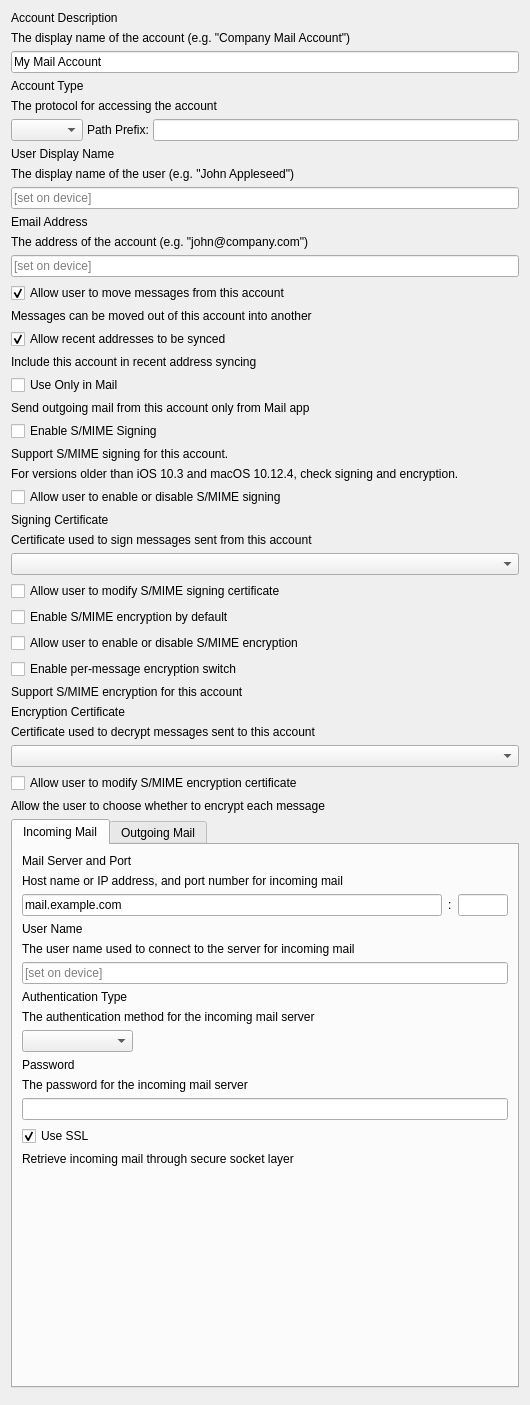
<?xml version="1.0" encoding="UTF-8"?>
<ui version="4.0">
 <class>EmailForm</class>
 <widget class="QWidget" name="EmailForm">
  <property name="geometry">
   <rect>
    <x>0</x>
    <y>0</y>
    <width>530</width>
    <height>1405</height>
   </rect>
  </property>
  <layout class="QGridLayout" name="gridLayout_2">
   <item row="17" column="0">
    <widget class="QLabel" name="lTipUseOnlyInMail">
     <property name="text">
      <string>Send outgoing mail from this account only from Mail app</string>
     </property>
    </widget>
   </item>
   <item row="29" column="0">
    <widget class="QLabel" name="lTipEnableSMimeEncryption">
     <property name="text">
      <string>Support S/MIME encryption for this account</string>
     </property>
    </widget>
   </item>
   <item row="22" column="0">
    <widget class="QLabel" name="lTipSigning">
     <property name="text">
      <string>For versions older than iOS 10.3 and macOS 10.12.4, check signing and encryption.</string>
     </property>
    </widget>
   </item>
   <item row="6" column="0">
    <widget class="QLabel" name="lUserDisplayName">
     <property name="text">
      <string>User Display Name</string>
     </property>
    </widget>
   </item>
   <item row="26" column="0">
    <widget class="QCheckBox" name="checkSMIMEEncryptByDefaultUserOverrideable">
     <property name="text">
      <string>Allow user to enable or disable S/MIME encryption</string>
     </property>
    </widget>
   </item>
   <item row="30" column="0">
    <widget class="QWidget" name="encryptionCertificateOptions" native="true">
     <layout class="QGridLayout" name="gridLayout_6">
      <property name="leftMargin">
       <number>0</number>
      </property>
      <property name="topMargin">
       <number>0</number>
      </property>
      <property name="rightMargin">
       <number>0</number>
      </property>
      <property name="bottomMargin">
       <number>0</number>
      </property>
      <item row="1" column="0">
       <widget class="QLabel" name="lTipEncryptionCertificate">
        <property name="text">
         <string>Certificate used to decrypt messages sent to this account</string>
        </property>
       </widget>
      </item>
      <item row="5" column="0">
       <widget class="QLabel" name="lTip_checkEnablePerMessageSwitch">
        <property name="text">
         <string>Allow the user to choose whether to encrypt each message</string>
        </property>
       </widget>
      </item>
      <item row="0" column="0">
       <widget class="QLabel" name="EncryptionCertificateTitle">
        <property name="text">
         <string>Encryption Certificate</string>
        </property>
       </widget>
      </item>
      <item row="2" column="0">
       <widget class="QComboBox" name="comboEncryptionCertificate"/>
      </item>
      <item row="3" column="0">
       <widget class="QCheckBox" name="checkSMIMEEncryptionCertificateUUIDUserOverrideable">
        <property name="text">
         <string>Allow user to modify S/MIME encryption certificate</string>
        </property>
       </widget>
      </item>
     </layout>
    </widget>
   </item>
   <item row="24" column="0">
    <widget class="QWidget" name="signCertificateOptions" native="true">
     <layout class="QVBoxLayout" name="verticalLayout">
      <property name="leftMargin">
       <number>0</number>
      </property>
      <property name="topMargin">
       <number>0</number>
      </property>
      <property name="rightMargin">
       <number>0</number>
      </property>
      <property name="bottomMargin">
       <number>0</number>
      </property>
      <item>
       <widget class="QLabel" name="SigningCertificateTitle">
        <property name="text">
         <string>Signing Certificate</string>
        </property>
       </widget>
      </item>
      <item>
       <widget class="QLabel" name="lTipSigningCertificate">
        <property name="text">
         <string>Certificate used to sign messages sent from this account</string>
        </property>
       </widget>
      </item>
      <item>
       <widget class="QComboBox" name="comboSigningCertificate"/>
      </item>
      <item>
       <widget class="QCheckBox" name="checkSMIMESigningCertificateUUIDUserOverrideable">
        <property name="text">
         <string>Allow user to modify S/MIME signing certificate</string>
        </property>
       </widget>
      </item>
     </layout>
    </widget>
   </item>
   <item row="16" column="0">
    <widget class="QCheckBox" name="checkUseOnlyInMail">
     <property name="text">
      <string>Use Only in Mail</string>
     </property>
    </widget>
   </item>
   <item row="10" column="0">
    <widget class="QLabel" name="lTipEmailAddress">
     <property name="text">
      <string>The address of the account (e.g. &quot;john@company.com&quot;)</string>
     </property>
    </widget>
   </item>
   <item row="20" column="0">
    <widget class="QCheckBox" name="checkSMIMESigningEnabled">
     <property name="text">
      <string>Enable S/MIME Signing</string>
     </property>
    </widget>
   </item>
   <item row="12" column="0">
    <widget class="QCheckBox" name="checkAllowUserMoveMessages">
     <property name="text">
      <string>Allow user to move messages from this account</string>
     </property>
     <property name="checked">
      <bool>true</bool>
     </property>
    </widget>
   </item>
   <item row="9" column="0">
    <widget class="QLabel" name="lEmailAddress">
     <property name="text">
      <string>Email Address</string>
     </property>
    </widget>
   </item>
   <item row="25" column="0">
    <widget class="QCheckBox" name="checkSMIMEEncryptByDefault">
     <property name="text">
      <string>Enable S/MIME encryption by default</string>
     </property>
    </widget>
   </item>
   <item row="13" column="0">
    <widget class="QLabel" name="lTipDoNotAllowUserMoveMessages">
     <property name="text">
      <string>Messages can be moved out of this account into another</string>
     </property>
    </widget>
   </item>
   <item row="21" column="0">
    <widget class="QLabel" name="lTipEnableSMimeSigning">
     <property name="text">
      <string>Support S/MIME signing for this account.</string>
     </property>
    </widget>
   </item>
   <item row="7" column="0">
    <widget class="QLabel" name="lTipUserDisplayName">
     <property name="text">
      <string>The display name of the user (e.g. &quot;John Appleseed&quot;)</string>
     </property>
    </widget>
   </item>
   <item row="3" column="0">
    <widget class="QLabel" name="lAccountType">
     <property name="text">
      <string>Account Type</string>
     </property>
    </widget>
   </item>
   <item row="11" column="0">
    <widget class="QLineEdit" name="editEmailAddress">
     <property name="placeholderText">
      <string>[set on device]</string>
     </property>
    </widget>
   </item>
   <item row="15" column="0">
    <widget class="QLabel" name="lTipAllowRecentAddressesSynced">
     <property name="text">
      <string>Include this account in recent address syncing</string>
     </property>
    </widget>
   </item>
   <item row="2" column="0">
    <widget class="QLineEdit" name="editAccountDescription">
     <property name="text">
      <string>My Mail Account</string>
     </property>
    </widget>
   </item>
   <item row="14" column="0">
    <widget class="QCheckBox" name="checkAllowRecentAddressesSynced">
     <property name="text">
      <string>Allow recent addresses to be synced</string>
     </property>
     <property name="checked">
      <bool>true</bool>
     </property>
    </widget>
   </item>
   <item row="1" column="0">
    <widget class="QLabel" name="lTipAccountDescription">
     <property name="text">
      <string>The display name of the account (e.g. &quot;Company Mail Account&quot;)</string>
     </property>
    </widget>
   </item>
   <item row="0" column="0">
    <widget class="QLabel" name="lAccountDescription">
     <property name="text">
      <string>Account Description</string>
     </property>
    </widget>
   </item>
   <item row="8" column="0">
    <widget class="QLineEdit" name="editUserDisplayName">
     <property name="placeholderText">
      <string>[set on device]</string>
     </property>
    </widget>
   </item>
   <item row="4" column="0">
    <widget class="QLabel" name="lTipAccountType">
     <property name="text">
      <string>The protocol for accessing the account</string>
     </property>
    </widget>
   </item>
   <item row="5" column="0">
    <layout class="QHBoxLayout" name="horizontalLayout_3">
     <property name="spacing">
      <number>0</number>
     </property>
     <item>
      <widget class="QComboBox" name="comboAccountType">
       <property name="sizePolicy">
        <sizepolicy hsizetype="Fixed" vsizetype="Fixed">
         <horstretch>0</horstretch>
         <verstretch>0</verstretch>
        </sizepolicy>
       </property>
      </widget>
     </item>
     <item>
      <widget class="QWidget" name="spacerWidetAccountType" native="true">
       <property name="sizePolicy">
        <sizepolicy hsizetype="Expanding" vsizetype="Preferred">
         <horstretch>1</horstretch>
         <verstretch>0</verstretch>
        </sizepolicy>
       </property>
      </widget>
     </item>
     <item>
      <widget class="QLabel" name="lTipPathPrefix">
       <property name="sizePolicy">
        <sizepolicy hsizetype="Fixed" vsizetype="Preferred">
         <horstretch>0</horstretch>
         <verstretch>0</verstretch>
        </sizepolicy>
       </property>
       <property name="text">
        <string>Path Prefix: </string>
       </property>
      </widget>
     </item>
     <item>
      <widget class="QLineEdit" name="editPathPrefix">
       <property name="sizePolicy">
        <sizepolicy hsizetype="Expanding" vsizetype="Fixed">
         <horstretch>100</horstretch>
         <verstretch>0</verstretch>
        </sizepolicy>
       </property>
      </widget>
     </item>
    </layout>
   </item>
   <item row="23" column="0">
    <widget class="QCheckBox" name="checkSMIMESigningUserOverrideable">
     <property name="text">
      <string>Allow user to enable or disable S/MIME signing</string>
     </property>
    </widget>
   </item>
   <item row="31" column="0">
    <widget class="QTabWidget" name="tabWidget">
     <property name="currentIndex">
      <number>0</number>
     </property>
     <widget class="QWidget" name="tabIncoming">
      <attribute name="title">
       <string>Incoming Mail</string>
      </attribute>
      <layout class="QGridLayout" name="gridLayout_4">
       <property name="leftMargin">
        <number>0</number>
       </property>
       <property name="topMargin">
        <number>0</number>
       </property>
       <property name="rightMargin">
        <number>0</number>
       </property>
       <property name="bottomMargin">
        <number>0</number>
       </property>
       <property name="spacing">
        <number>0</number>
       </property>
       <item row="0" column="0">
        <widget class="QWidget" name="widget_2" native="true">
         <layout class="QGridLayout" name="gridLayout_3">
          <item row="0" column="0">
           <widget class="QLabel" name="lMailServerPort">
            <property name="text">
             <string>Mail Server and Port</string>
            </property>
           </widget>
          </item>
          <item row="1" column="0" colspan="2">
           <widget class="QLabel" name="lTipMailServerPort">
            <property name="text">
             <string>Host name or IP address, and port number for incoming mail</string>
            </property>
           </widget>
          </item>
          <item row="2" column="0" colspan="2">
           <layout class="QHBoxLayout" name="horizontalLayout_2">
            <item>
             <widget class="QLineEdit" name="editInMailServer">
              <property name="text">
               <string>mail.example.com</string>
              </property>
             </widget>
            </item>
            <item>
             <widget class="QLabel" name="lColon">
              <property name="sizePolicy">
               <sizepolicy hsizetype="Minimum" vsizetype="Preferred">
                <horstretch>0</horstretch>
                <verstretch>0</verstretch>
               </sizepolicy>
              </property>
              <property name="minimumSize">
               <size>
                <width>0</width>
                <height>0</height>
               </size>
              </property>
              <property name="text">
               <string>:</string>
              </property>
             </widget>
            </item>
            <item>
             <widget class="QLineEdit" name="editInPort">
              <property name="sizePolicy">
               <sizepolicy hsizetype="Fixed" vsizetype="Fixed">
                <horstretch>0</horstretch>
                <verstretch>0</verstretch>
               </sizepolicy>
              </property>
              <property name="minimumSize">
               <size>
                <width>50</width>
                <height>0</height>
               </size>
              </property>
              <property name="maximumSize">
               <size>
                <width>50</width>
                <height>16777215</height>
               </size>
              </property>
              <property name="text">
               <string/>
              </property>
             </widget>
            </item>
           </layout>
          </item>
          <item row="3" column="0">
           <widget class="QLabel" name="lUserName">
            <property name="text">
             <string>User Name</string>
            </property>
           </widget>
          </item>
          <item row="4" column="0" colspan="2">
           <widget class="QLabel" name="lTipUserName">
            <property name="text">
             <string>The user name used to connect to the server for incoming mail</string>
            </property>
           </widget>
          </item>
          <item row="5" column="0" colspan="2">
           <widget class="QLineEdit" name="editInUserName">
            <property name="placeholderText">
             <string>[set on device]</string>
            </property>
           </widget>
          </item>
          <item row="6" column="0">
           <widget class="QLabel" name="lAuthenticationType">
            <property name="text">
             <string>Authentication Type</string>
            </property>
           </widget>
          </item>
          <item row="7" column="0" colspan="2">
           <widget class="QLabel" name="lTipAuthenticationType">
            <property name="text">
             <string>The authentication method for the incoming mail server</string>
            </property>
           </widget>
          </item>
          <item row="8" column="0">
           <widget class="QComboBox" name="comboInAuthenticationType"/>
          </item>
          <item row="8" column="1">
           <spacer name="horizontalSpacer_2">
            <property name="orientation">
             <enum>Qt::Horizontal</enum>
            </property>
            <property name="sizeHint" stdset="0">
             <size>
              <width>210</width>
              <height>20</height>
             </size>
            </property>
           </spacer>
          </item>
          <item row="9" column="0">
           <widget class="QLabel" name="lPassword">
            <property name="text">
             <string>Password</string>
            </property>
           </widget>
          </item>
          <item row="10" column="0" colspan="2">
           <widget class="QLabel" name="lTipPassword">
            <property name="text">
             <string>The password for the incoming mail server</string>
            </property>
           </widget>
          </item>
          <item row="11" column="0" colspan="2">
           <widget class="QLineEdit" name="editInPassword">
            <property name="echoMode">
             <enum>QLineEdit::Password</enum>
            </property>
           </widget>
          </item>
          <item row="12" column="0">
           <widget class="QCheckBox" name="checkInUseSSL">
            <property name="text">
             <string>Use SSL</string>
            </property>
            <property name="checked">
             <bool>true</bool>
            </property>
           </widget>
          </item>
          <item row="13" column="0" colspan="2">
           <widget class="QLabel" name="lTipUseSSL">
            <property name="text">
             <string>Retrieve incoming mail through secure socket layer</string>
            </property>
           </widget>
          </item>
          <item row="14" column="0">
           <spacer name="verticalSpacer">
            <property name="orientation">
             <enum>Qt::Vertical</enum>
            </property>
            <property name="sizeHint" stdset="0">
             <size>
              <width>20</width>
              <height>40</height>
             </size>
            </property>
           </spacer>
          </item>
         </layout>
        </widget>
       </item>
      </layout>
     </widget>
     <widget class="QWidget" name="tabOutgoing">
      <attribute name="title">
       <string>Outgoing Mail</string>
      </attribute>
      <layout class="QGridLayout" name="gridLayout_5">
       <property name="leftMargin">
        <number>0</number>
       </property>
       <property name="topMargin">
        <number>0</number>
       </property>
       <property name="rightMargin">
        <number>0</number>
       </property>
       <property name="bottomMargin">
        <number>0</number>
       </property>
       <property name="spacing">
        <number>0</number>
       </property>
       <item row="0" column="0">
        <widget class="QWidget" name="widget" native="true">
         <layout class="QGridLayout" name="gridLayout">
          <item row="0" column="0">
           <widget class="QLabel" name="lMailServerPort_2">
            <property name="text">
             <string>Mail Server and Port</string>
            </property>
           </widget>
          </item>
          <item row="1" column="0" colspan="2">
           <widget class="QLabel" name="lTipMailServerPort_2">
            <property name="text">
             <string>Host name or IP address, and port number for outgoing mail</string>
            </property>
           </widget>
          </item>
          <item row="3" column="0">
           <widget class="QLabel" name="lUserName_2">
            <property name="text">
             <string>User Name</string>
            </property>
           </widget>
          </item>
          <item row="4" column="0" colspan="2">
           <widget class="QLabel" name="lTipUserName_2">
            <property name="text">
             <string>The user name used to connect to the server for outgoing mail</string>
            </property>
           </widget>
          </item>
          <item row="6" column="0">
           <widget class="QLabel" name="lAuthenticationType_2">
            <property name="text">
             <string>Authentication Type</string>
            </property>
           </widget>
          </item>
          <item row="7" column="0" colspan="2">
           <widget class="QLabel" name="lTipAuthenticationType_2">
            <property name="text">
             <string>The authentication method for the outgoing mail server</string>
            </property>
           </widget>
          </item>
          <item row="8" column="0">
           <widget class="QComboBox" name="comboOutAuthenticationType"/>
          </item>
          <item row="8" column="1">
           <spacer name="horizontalSpacer">
            <property name="orientation">
             <enum>Qt::Horizontal</enum>
            </property>
            <property name="sizeHint" stdset="0">
             <size>
              <width>210</width>
              <height>20</height>
             </size>
            </property>
           </spacer>
          </item>
          <item row="9" column="0">
           <widget class="QLabel" name="lPassword_2">
            <property name="text">
             <string>Password</string>
            </property>
           </widget>
          </item>
          <item row="10" column="0" colspan="2">
           <widget class="QLabel" name="lTipPassword_2">
            <property name="text">
             <string>The password for the outgoing mail server</string>
            </property>
           </widget>
          </item>
          <item row="12" column="0" colspan="2">
           <widget class="QCheckBox" name="checkOutgoingSameIncoming">
            <property name="text">
             <string>Outgoing password same as Incoming</string>
            </property>
           </widget>
          </item>
          <item row="13" column="0" colspan="2">
           <widget class="QLabel" name="lTipOutgoingSameAsIncoming">
            <property name="text">
             <string>SMTP authentication uses the same password as POP/IMAP</string>
            </property>
           </widget>
          </item>
          <item row="14" column="0">
           <widget class="QCheckBox" name="checkOutUseSSL">
            <property name="text">
             <string>Use SSL</string>
            </property>
            <property name="checked">
             <bool>true</bool>
            </property>
           </widget>
          </item>
          <item row="15" column="0" colspan="2">
           <widget class="QLabel" name="lTipUseSSL_2">
            <property name="text">
             <string>Retrieve incoming mail through secure socket layer</string>
            </property>
           </widget>
          </item>
          <item row="16" column="1">
           <spacer name="verticalSpacer_2">
            <property name="orientation">
             <enum>Qt::Vertical</enum>
            </property>
            <property name="sizeHint" stdset="0">
             <size>
              <width>20</width>
              <height>40</height>
             </size>
            </property>
           </spacer>
          </item>
          <item row="5" column="0" colspan="2">
           <widget class="QLineEdit" name="editOutUserName">
            <property name="placeholderText">
             <string>[set on device]</string>
            </property>
           </widget>
          </item>
          <item row="2" column="0" colspan="2">
           <layout class="QHBoxLayout" name="horizontalLayout">
            <item>
             <widget class="QLineEdit" name="editOutMailServer">
              <property name="text">
               <string>smtp.example.com</string>
              </property>
             </widget>
            </item>
            <item>
             <widget class="QLabel" name="lColon_2">
              <property name="sizePolicy">
               <sizepolicy hsizetype="Minimum" vsizetype="Minimum">
                <horstretch>0</horstretch>
                <verstretch>0</verstretch>
               </sizepolicy>
              </property>
              <property name="text">
               <string>:</string>
              </property>
             </widget>
            </item>
            <item>
             <widget class="QLineEdit" name="editOutPort">
              <property name="sizePolicy">
               <sizepolicy hsizetype="Fixed" vsizetype="Fixed">
                <horstretch>0</horstretch>
                <verstretch>0</verstretch>
               </sizepolicy>
              </property>
              <property name="minimumSize">
               <size>
                <width>50</width>
                <height>0</height>
               </size>
              </property>
              <property name="maximumSize">
               <size>
                <width>50</width>
                <height>16777215</height>
               </size>
              </property>
              <property name="text">
               <string/>
              </property>
             </widget>
            </item>
           </layout>
          </item>
          <item row="11" column="0" colspan="2">
           <widget class="QLineEdit" name="editOutPassword">
            <property name="echoMode">
             <enum>QLineEdit::Password</enum>
            </property>
           </widget>
          </item>
         </layout>
        </widget>
       </item>
      </layout>
     </widget>
    </widget>
   </item>
   <item row="32" column="0">
    <widget class="VPNUUIDWidget" name="widgetVPNUUID" native="true"/>
   </item>
   <item row="27" column="0">
    <widget class="QCheckBox" name="checkSMIMEEnableEncryptionPerMessageSwitch">
     <property name="text">
      <string>Enable per-message encryption switch</string>
     </property>
    </widget>
   </item>
  </layout>
 </widget>
 <customwidgets>
  <customwidget>
   <class>VPNUUIDWidget</class>
   <extends>QWidget</extends>
   <header>FWAdminLib/Configurator/VPNUUIDWidget.h</header>
  </customwidget>
 </customwidgets>
 <tabstops>
  <tabstop>editAccountDescription</tabstop>
  <tabstop>comboAccountType</tabstop>
  <tabstop>editPathPrefix</tabstop>
  <tabstop>editUserDisplayName</tabstop>
  <tabstop>editEmailAddress</tabstop>
  <tabstop>checkAllowUserMoveMessages</tabstop>
  <tabstop>checkAllowRecentAddressesSynced</tabstop>
  <tabstop>checkUseOnlyInMail</tabstop>
  <tabstop>checkSMIMESigningEnabled</tabstop>
  <tabstop>comboEncryptionCertificate</tabstop>
  <tabstop>tabWidget</tabstop>
  <tabstop>editInMailServer</tabstop>
  <tabstop>editInPort</tabstop>
  <tabstop>editInUserName</tabstop>
  <tabstop>comboInAuthenticationType</tabstop>
  <tabstop>editInPassword</tabstop>
  <tabstop>checkInUseSSL</tabstop>
  <tabstop>editOutMailServer</tabstop>
  <tabstop>editOutPort</tabstop>
  <tabstop>editOutUserName</tabstop>
  <tabstop>comboOutAuthenticationType</tabstop>
  <tabstop>editOutPassword</tabstop>
  <tabstop>checkOutgoingSameIncoming</tabstop>
  <tabstop>checkOutUseSSL</tabstop>
 </tabstops>
 <resources/>
 <connections/>
</ui>
